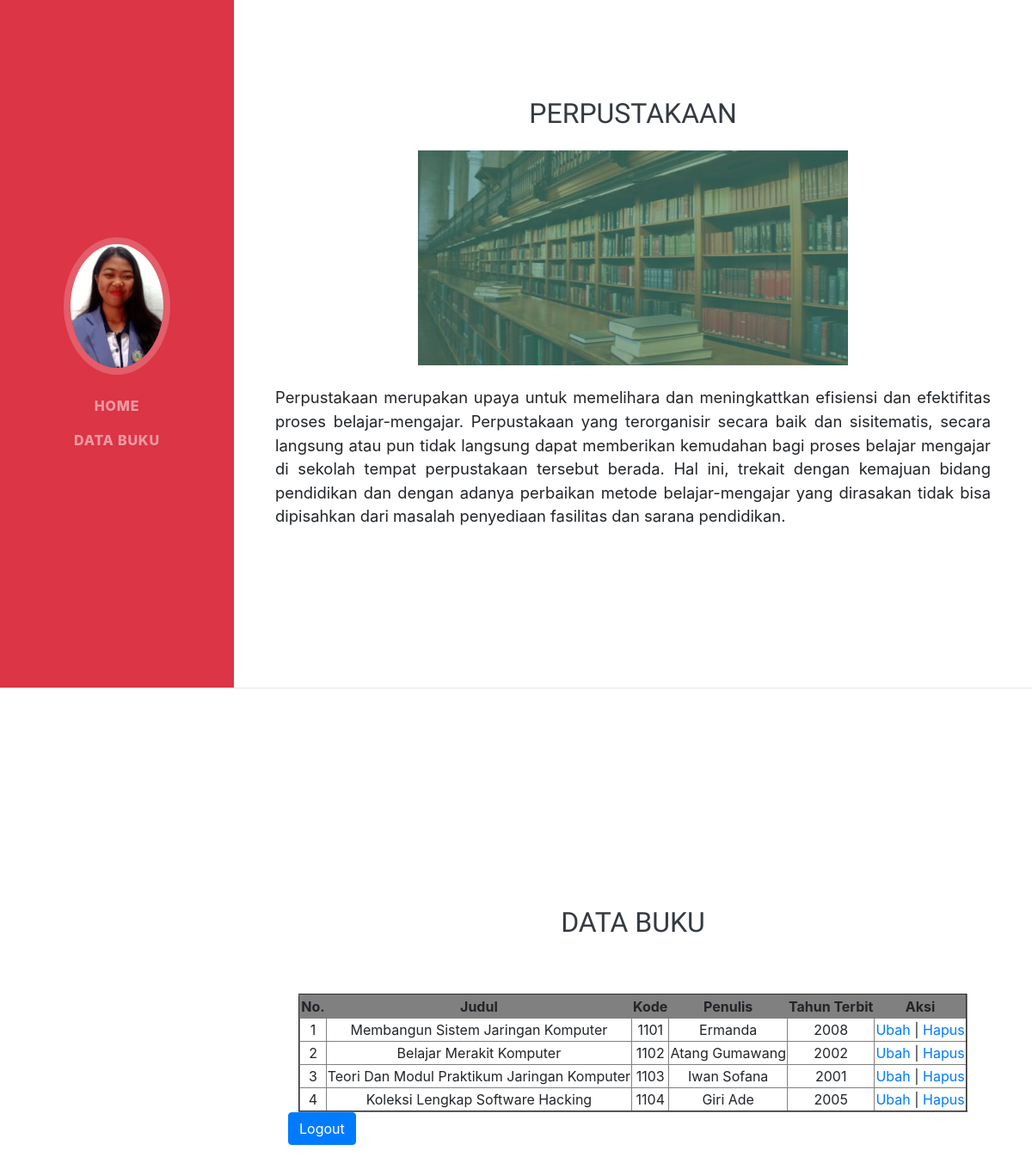
Screenshot of /user/userindex.php with the database file from the repository.
### tables this page shows
CREATE TABLE `detailbuku` (
  `id` int(10) NOT NULL,
  `judul` varchar(200) NOT NULL,
  `kode` char(4) NOT NULL,
  `penulis` varchar(200) NOT NULL,
  `tahun_terbit` char(4) NOT NULL
);

### user/userindex.php (the view, shortened to what this page needs)
<?php
    include "../koneksi.php";
?>
<!DOCTYPE html>
<html lang="en">
    <head>
        <link href="styleuser.css" rel="stylesheet" />
    </head>
    <body id="page-top">
        <nav class="navbar navbar-expand-lg navbar-dark bg-danger fixed-top" id="sideNav">
            <a class="navbar-brand js-scroll-trigger" href="#page-top">
                <span class="d-none d-lg-block"><img class="img-fluid img-profile rounded-circle mx-auto mb-2" src="../img/img2.jpg" alt="" /></span>
            </a>
            <div class="collapse navbar-collapse" id="navbarSupportedContent">
                <ul class="navbar-nav">
                    <li class="nav-item"><a class="nav-link js-scroll-trigger" href="#home">Home</a></li>
                    <li class="nav-item"><a class="nav-link js-scroll-trigger" href="#userdata"> Data Buku </a></li>
                </ul>
            </div>
        </nav>
        <div class="container-fluid p-0">
            <section class="resume-section" id="home">
                <div class="resume-section-content">
                    <h2 class="mb-0" align="center">
                    PERPUSTAKAAN
                    </h2>
                    <br>
                    <center>
                    <img src="../img/img1.jpg" width=500px; height=250px;   alt="">
                    </center>
                    <br>
                    <p align="justify" class="lead mb-5">
                    Perpustakaan merupakan upaya untuk memelihara dan meningkattkan efisiensi dan
                    efektifitas proses belajar-mengajar. Perpustakaan yang terorganisir secara baik dan
                    sisitematis, secara langsung atau pun tidak langsung dapat memberikan kemudahan bagi
                    proses belajar mengajar di sekolah tempat perpustakaan tersebut berada. Hal ini, trekait
                    dengan kemajuan bidang pendidikan dan dengan adanya perbaikan metode belajar-mengajar yang
                    dirasakan tidak bisa dipisahkan dari masalah penyediaan fasilitas dan sarana pendidikan.
                    </p><br>
                </div>
            </section>
            <hr class="m-0" />
            <section class="resume-section" id="userdata">
                <div class="resume-section-content">
                    <h2 class="mb-5" align="center">DATA BUKU</h2>
            <?php
            $bk = mysqli_query($conn,"SELECT * FROM detailbuku")
            ?>
            <!DOCTYPE html>
            <html lang="en">
            <head>
                <link rel="stylesheet" href="https://maxcdn.bootstrapcdn.com/bootstrap/4.5.2/css/bootstrap.min.css">
                <link rel="stylesheet" type="text/css" href="../css/bootstrap.min.css">
            </head>
            <body>
            <div class="container">
            <table class="table table-dark table-hover">
            <table border="2" cellpandding="10" cellspacing="0" align="center">
                <tr bgcolor="808080" align="center">
                <th>No.</th>
                <th>Judul</th>
                <th>Kode</th>
                <th>Penulis</th>
                <th>Tahun Terbit</th>
                <th>Aksi</th>
                </tr>
                <?php $i = 1; ?>
                <?php  foreach($bk as $row) : ?>
                <tr align="center">
                <td><?= $i; ?></td>
                <td><?= $row["judul"]; ?></td>
                <td><?= $row["kode"]; ?></td>
                <td><?= $row["penulis"]; ?></td>
                <td><?= $row["tahun_terbit"]; ?></td>
                <td>
                    <a href="edit.php?id=<?= $row["id"];?>">Ubah</a> |
                    <a href="delet.php?id=<?= $row["id"]; ?>" onclick="return confirm ('Anda Yakin?'); ">Hapus</a>
                </td>
                </tr>
                <?php $i++; ?>
                <?php endforeach; ?>
                </table>
                <p><a href ="../logout.php"><button type="button" class="btn btn-primary">Logout</button></p></a>
                </div>
    </body>
</html>

### rows the page displays
detailbuku: judul "Membangun Sistem Jaringan Komputer", kode "1101", penulis "Ermanda", tahun_terbit "2008"
detailbuku: judul "Belajar Merakit Komputer", kode "1102", penulis "Atang Gumawang", tahun_terbit "2002"
detailbuku: judul "Teori Dan Modul Praktikum Jaringan Komputer", kode "1103", penulis "Iwan Sofana", tahun_terbit "2001"
detailbuku: judul "Koleksi Lengkap Software Hacking", kode "1104", penulis "Giri Ade", tahun_terbit "2005"
